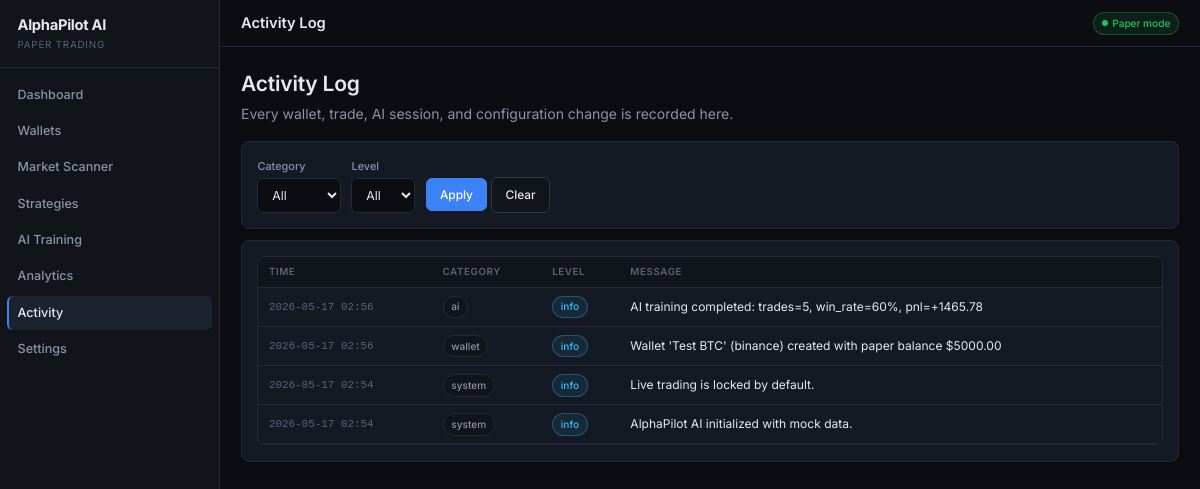
Before: /activity with the older database file.
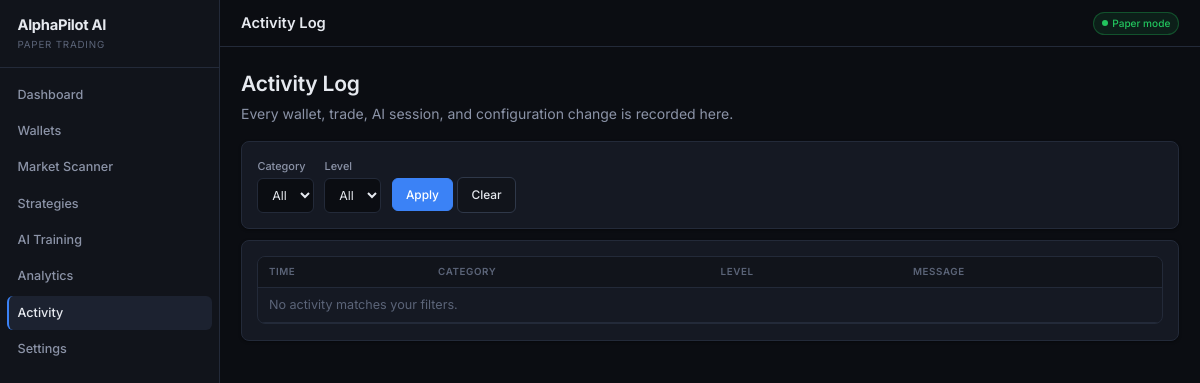
After: the same page with the newer database file.
### database/models.py (models this page shows)
class Base(DeclarativeBase):
    pass

class ActivityLog(Base):
    __tablename__ = "activity_logs"
    id = Column(Integer, primary_key=True)
    category = Column(String(60))  # api / paper_trade / ai / risk / settings / etc
    level = Column(String(20), default="info")
    message = Column(Text, nullable=False)
    wallet_id = Column(Integer, ForeignKey("wallets.id"), nullable=True)
    created_at = Column(DateTime, default=utcnow)

### app/web.py (the view)
@router.get("/activity", response_class=HTMLResponse)
def activity_page(request: Request, category: str = "", level: str = "") -> HTMLResponse:
    with session_scope() as s:
        q = s.query(ActivityLog)
        if category:
            q = q.filter(ActivityLog.category == category)
        if level:
            q = q.filter(ActivityLog.level == level)
        rows = q.order_by(ActivityLog.created_at.desc()).limit(300).all()
        logs = [
            {
                "id": r.id,
                "category": r.category,
                "level": r.level,
                "message": r.message,
                "created_at": r.created_at,
            }
            for r in rows
        ]
        categories = sorted({r[0] for r in s.query(ActivityLog.category).distinct().all() if r[0]})
        levels = sorted({r[0] for r in s.query(ActivityLog.level).distinct().all() if r[0]})
    return templates.TemplateResponse(request=request, name="activity.html", context=_ctx(
            request,
            active="activity",
            logs=logs,
            categories=categories,
            levels=levels,
            current_category=category,
            current_level=level,
        ),
)

### app/templates/activity.html (shortened to what this page needs)
{% extends "base.html" %}
{% block topbar %}Activity Log{% endblock %}
{% block content %}
<div class="page-head">
  <div>
    <h1>Activity Log</h1>
    <p>Every wallet, trade, AI session, and configuration change is recorded here.</p>
  </div>
</div>
<div class="card mb-3">
  <form method="get" class="flex items-center gap-3">
    <div class="field">
      <label>Category</label>
      <select class="select" name="category">
        <option value="">All</option>
      </select>
    </div>
    <div class="field">
      <label>Level</label>
      <select class="select" name="level">
        <option value="">All</option>
      </select>
    </div>
    <div style="margin-top: 1.4rem;">
      <button class="btn btn-primary" type="submit">Apply</button>
      <a class="btn" href="/activity">Clear</a>
    </div>
  </form>
</div>
<div class="card">
  <div class="table-wrap">
    <table class="table">
      <thead><tr><th>Time</th><th>Category</th><th>Level</th><th>Message</th></tr></thead>
      <tbody>
        {% for log in logs %}
          <tr>
            <td class="text-dim mono" style="font-size: 0.78rem;">{{ log.created_at | dt }}</td>
            <td><span class="badge">{{ log.category }}</span></td>
            <td>
              {% if log.level == 'error' %}<span class="badge badge-bad">{{ log.level }}</span>
              {% elif log.level == 'warn' %}<span class="badge badge-warn">{{ log.level }}</span>
              {% else %}<span class="badge badge-info">{{ log.level }}</span>{% endif %}
            </td>
            <td>{{ log.message }}</td>
          </tr>
        {% else %}
          <tr><td colspan="4" class="empty">No activity matches your filters.</td></tr>
        {% endfor %}
      </tbody>
    </table>
  </div>
</div>
{% endblock %}

### app/templates/base.html (shortened to what this page needs)
{% set nav_items = [
  ('dashboard', '/', 'Dashboard'),
  ('wallets', '/wallets', 'Wallets'),
  ('scanner', '/scanner', 'Market Scanner'),
  ('strategies', '/strategies', 'Strategies'),
  ('training', '/training', 'AI Training'),
  ('analytics', '/analytics', 'Analytics'),
  ('activity', '/activity', 'Activity'),
  ('settings', '/settings', 'Settings'),
] %}
<!doctype html>
<html lang="en">
<head>
  <link rel="stylesheet" href="/static/styles.css">
</head>
<body>
  <div class="layout">
    <aside class="sidebar">
      <div class="brand">
        <div class="brand-name">{{ app_name }}</div>
        <div class="brand-tag">Paper Trading</div>
      </div>
      <nav class="nav">
        {% for key, href, label in nav_items %}
          <a href="{{ href }}" class="{{ 'active' if active == key else '' }}">{{ label }}</a>
        {% endfor %}
      </nav>
    </aside>
    <main class="main">
      <div class="topbar">
        <div class="topbar-title">{% block topbar %}{% endblock %}</div>
        <div class="topbar-actions">
          {% if live_trading_enabled %}
            <span class="badge badge-bad badge-dot">Live trading: ENABLED</span>
          {% else %}
            <span class="badge badge-good badge-dot">Paper mode</span>
          {% endif %}
        </div>
      </div>
      <div class="container">
        {% block content %}{% endblock %}
      </div>
    </main>
  </div>
</body>
</html>

Changed rows visible on the page:
removed ActivityLog: created_at|dt "2026-05-17 02:56", category "ai", level "info", message "AI training completed: trades=5, win_rate=60%, pnl=+1465.78"
removed ActivityLog: created_at|dt "2026-05-17 02:56", category "wallet", level "info", message "Wallet 'Test BTC' (binance) created with paper balance $5000.00"
removed ActivityLog: created_at|dt "2026-05-17 02:54", category "system", level "info", message "Live trading is locked by default."
removed ActivityLog: created_at|dt "2026-05-17 02:54", category "system", level "info", message "AlphaPilot AI initialized with mock data."
Other visible differences:
text now shown: "No activity matches your filters."
